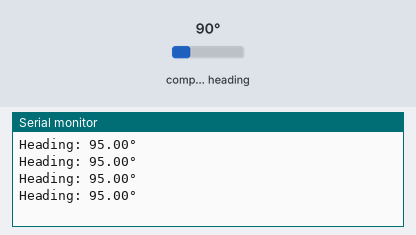
Bench run of a sketch on a simulated Arduino Uno, built with avr-gcc and run on an emulated ATmega328P. Shown: the last lines printed to the serial monitor. The inputs (shaded band) are chosen by the test bench; at power-on: compass heading 90°.

Above: at 1.2 s.
1.3 s: compass heading set to 7°
At 1.72 s:
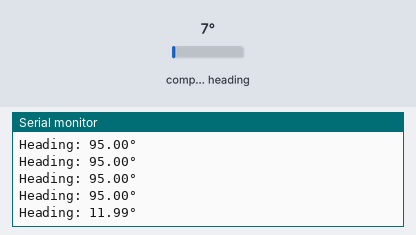
2.8 s: compass heading set to 180°
At 2.92 s:
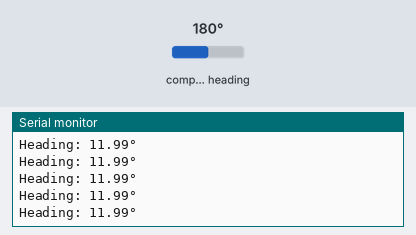
Timing chart, 0 to 5.8 s (numbered marks = the images above; inputs shaded):
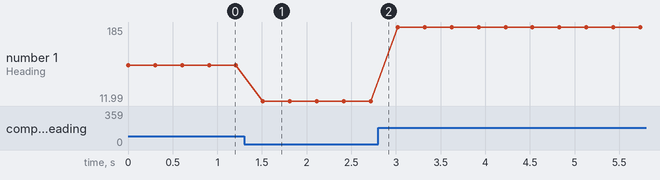

The sketch:

GY_723.ino
```cpp
// I2C Library
#include <Wire.h>
// QMC5883L Compass Library
#include <QMC5883LCompass.h>

QMC5883LCompass compass;

void setup() {
  Serial.begin(9600);
  Wire.begin();
  compass.init(); // Initialize the compass

  // Optional: Set default calibration values (may be needed for some sensors)
  compass.setCalibration(-240, 570, -690, 590, -320, 570);
}

void loop() {
  int x, y;
  float heading;

  // Read compass values
  compass.read();
  x = compass.getX();
  y = compass.getY();

  // Check if readings are valid
  if (x == 0 && y == 0) {
    Serial.println("Sensor error or interference!");
    return; // Skip this loop iteration
  }

  // Calculate heading in degrees
  heading = atan2(y, x) * (180.0 / PI);

  // Ensure heading is between 0 and 360
  if (heading < 0) {
    heading == 360;
  }

heading += 5;

  // Ensure the heading stays within 0 and 360 after correction
  heading = fmod(heading + 360, 360); // Ensure range is 0 to 360

  // Print the adjusted heading
  Serial.print("Heading: ");
  Serial.print(heading);
  Serial.println("°");

  delay(300);
}
//start point
//heading
//tilt
```

Measured:
- after the input at 1.3 s, the serial monitor: prints a new line after 0.21 s (image 1)
- plotted number 1: 95 → 11.99 after the input at 1.3 s, 11.99 → 185 after the input at 2.8 s
